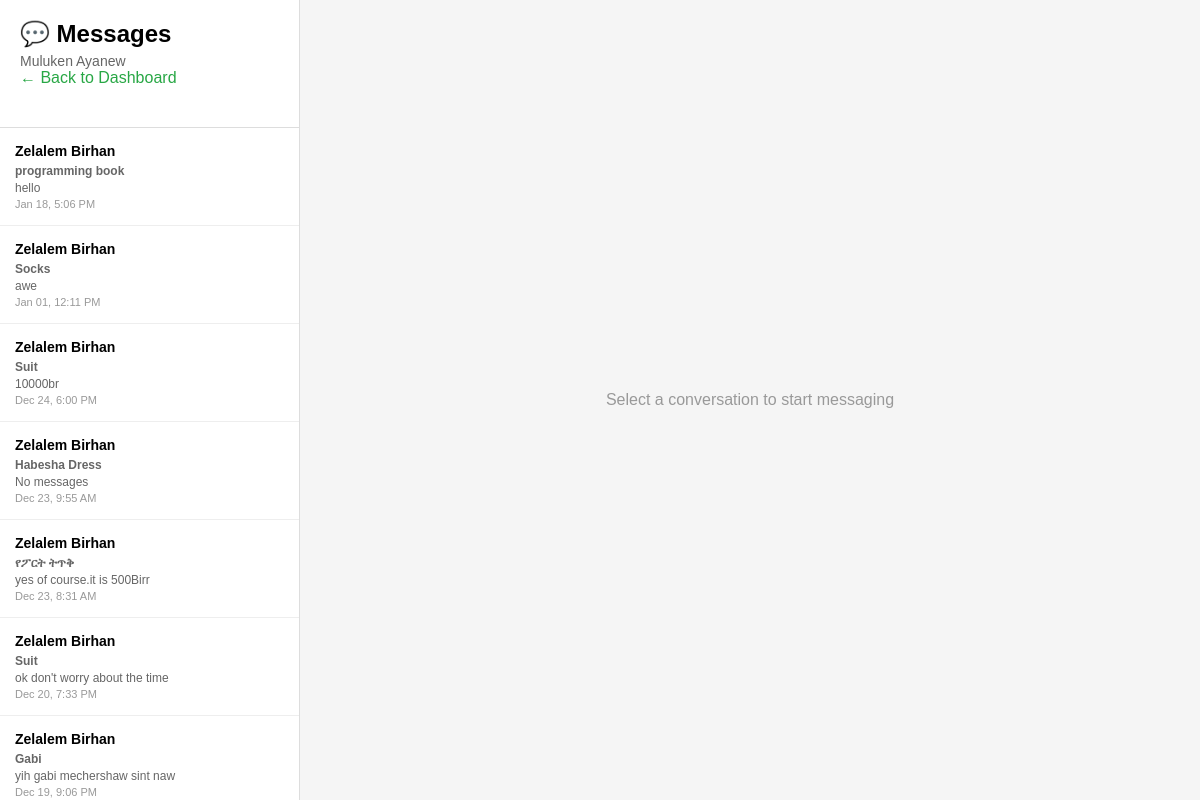
/seller/messages.php (signed in), run on the app's committed database.
### tables this page shows
CREATE TABLE `conversations` (
  `id` int(11) NOT NULL,
  `product_id` int(11) NOT NULL,
  `customer_id` int(11) NOT NULL,
  `seller_id` int(11) NOT NULL,
  `last_message_at` timestamp NULL DEFAULT NULL,
  `created_at` timestamp NOT NULL DEFAULT current_timestamp(),
  `updated_at` timestamp NOT NULL DEFAULT current_timestamp() ON UPDATE current_timestamp()
);

CREATE TABLE `users` (
  `id` int(11) NOT NULL,
  `email` varchar(255) NOT NULL,
  `password_hash` varchar(255) NOT NULL,
  `full_name` varchar(255) NOT NULL,
  `phone` varchar(20) DEFAULT NULL,
  `role` enum('customer','seller','admin') DEFAULT 'customer',
  `profile_picture` varchar(255) DEFAULT NULL,
  `bio` text DEFAULT NULL,
  `address` varchar(255) DEFAULT NULL,
  `city` varchar(100) DEFAULT NULL,
  `country` varchar(100) DEFAULT NULL,
  `postal_code` varchar(20) DEFAULT NULL,
  `is_verified` tinyint(1) DEFAULT 0,
  `is_active` tinyint(1) DEFAULT 1,
  `created_at` timestamp NOT NULL DEFAULT current_timestamp(),
  `updated_at` timestamp NOT NULL DEFAULT current_timestamp() ON UPDATE current_timestamp()
);

CREATE TABLE `products` (
  `id` int(11) NOT NULL,
  `seller_id` int(11) NOT NULL,
  `category_id` int(11) NOT NULL,
  `name` varchar(255) NOT NULL,
  `description` text DEFAULT NULL,
  `price` decimal(10,2) NOT NULL,
  `stock_quantity` int(11) DEFAULT 0,
  `image_url` varchar(255) DEFAULT NULL,
  `rating` decimal(3,2) DEFAULT 0.00,
  `review_count` int(11) DEFAULT 0,
  `is_active` tinyint(1) DEFAULT 1,
  `created_at` timestamp NOT NULL DEFAULT current_timestamp(),
  `updated_at` timestamp NOT NULL DEFAULT current_timestamp() ON UPDATE current_timestamp()
);

### seller/messages.php (the view, shortened to what this page needs)
<?php
$seller_id = $_SESSION['user_id'];
$conversation_id = isset($_GET['conversation_id']) ? intval($_GET['conversation_id']) : null;
$error = '';
try {
    $conn = Database::get_connection();
    $stmt = $conn->prepare("
        SELECT c.*, p.name as product_name, u.full_name as customer_name,
               COALESCE((SELECT message_text FROM messages WHERE conversation_id = c.id ORDER BY created_at DESC LIMIT 1), 'No messages') as last_message,
               COALESCE((SELECT created_at FROM messages WHERE conversation_id = c.id ORDER BY created_at DESC LIMIT 1), c.created_at) as last_message_time
        FROM conversations c
        JOIN products p ON c.product_id = p.id
        JOIN users u ON c.customer_id = u.id
        WHERE c.seller_id = ?
        ORDER BY last_message_time DESC
    ");
    $stmt->execute([$seller_id]);
    $conversations = $stmt->fetchAll(PDO::FETCH_ASSOC);
    $current_conversation = null;
    $messages = [];
} catch (Exception $e) {
    $error = 'Error loading conversations: ' . htmlspecialchars($e->getMessage());
    $conversations = [];
}
?>
<!DOCTYPE html>
<html>
<head>
</head>
<body>
    <div class="container">
        <div class="sidebar">
            <div class="header">
                <h1>💬 Messages</h1>
                <p><?php echo htmlspecialchars($_SESSION['user_name']); ?></p>
                <a href="dashboard.php" class="back-link">← Back to Dashboard</a>
            </div>
            <div class="conversation-list">
                <?php if (empty($conversations)): ?>
                    <div class="empty">No conversations yet</div>
                <?php else: ?>
                    <?php foreach ($conversations as $conv): ?>
                        <div class="conversation-item <?php echo $conversation_id == $conv['id'] ? 'active' : ''; ?>"
                             onclick="window.location.href='messages.php?conversation_id=<?php echo $conv['id']; ?>'">
                            <h3><?php echo htmlspecialchars($conv['customer_name']); ?></h3>
                            <p><strong><?php echo htmlspecialchars($conv['product_name']); ?></strong></p>
                            <p><?php echo htmlspecialchars(substr($conv['last_message'] ?? 'No messages', 0, 50)); ?></p>
                            <div class="time"><?php echo $conv['last_message_time'] ? date('M d, g:i A', strtotime($conv['last_message_time'])) : 'No messages'; ?></div>
                        </div>
                    <?php endforeach; ?>
                <?php endif; ?>
            </div>
        </div>
        <div class="main">
            <?php if ($current_conversation): ?>
                <div class="header">
                    <h1>💬 Chat with <?php echo htmlspecialchars($current_conversation['customer_name']); ?></h1>
                    <p><strong><?php echo htmlspecialchars($current_conversation['product_name']); ?></strong></p>
                </div>
                <div class="messages">
                    <?php if (empty($messages)): ?>
                        <div class="empty">No messages yet</div>
                    <?php else: ?>
                        <?php foreach ($messages as $msg): ?>
                            <div class="message <?php echo $msg['sender_id'] == $seller_id ? 'sent' : 'received'; ?>">
                                <div><?php echo htmlspecialchars($msg['message_text']); ?></div>
                                <div class="message-time"><?php echo date('g:i A', strtotime($msg['created_at'])); ?></div>
                            </div>
                        <?php endforeach; ?>
                    <?php endif; ?>
                </div>
                <form method="POST" class="input-area">
                    <?php if ($error): ?>
                        <div class="error"><?php echo $error; ?></div>
                    <?php endif; ?>
                    <input type="text" name="message" placeholder="Type message..." required autofocus>
                    <button type="submit">Send</button>
                </form>
            <?php else: ?>
                <div class="no-conversation">
                    <p>Select a conversation to start messaging</p>
                </div>
            <?php endif; ?>
        </div>
    </div>
</body>
</html>

### seller/messages.php (style rules this page uses)
* { margin: 0; padding: 0; box-sizing: border-box; }
body { font-family: Arial, sans-serif; background: #f5f5f5; }
.container { display: flex; height: 100vh; }
.sidebar { width: 300px; background: white; border-right: 1px solid #ddd; overflow-y: auto; }
.main { flex: 1; display: flex; flex-direction: column; }
.header { background: white; padding: 20px; border-bottom: 1px solid #ddd; }
.header h1 { font-size: 24px; margin-bottom: 5px; }
.header p { color: #666; font-size: 14px; }
.conversation-list { padding: 0; }
.conversation-item { padding: 15px; border-bottom: 1px solid #eee; cursor: pointer; transition: background 0.2s; }
.conversation-item h3 { font-size: 14px; margin-bottom: 5px; }
.conversation-item p { font-size: 12px; color: #666; margin-bottom: 3px; }
.conversation-item .time { font-size: 11px; color: #999; }
.no-conversation { display: flex; align-items: center; justify-content: center; height: 100%; color: #999; }
.back-link { display: inline-block; margin-bottom: 20px; color: #28a745; text-decoration: none; }

### data on the page
conversations: customer.full_name "Zelalem Birhan", product.name "programming book", last_message "hello", last_message_time "Jan 18, 5:06 PM"
conversations: customer.full_name "Zelalem Birhan", product.name "Socks", last_message "awe", last_message_time "Jan 01, 12:11 PM"
conversations: customer.full_name "Zelalem Birhan", product.name "Suit", last_message "10000br", last_message_time "Dec 24, 6:00 PM"
conversations: customer.full_name "Zelalem Birhan", product.name "Habesha Dress", last_message "No messages", last_message_time "Dec 23, 9:55 AM"
conversations: customer.full_name "Zelalem Birhan", product.name "የፖርት ትጥቅ", last_message "yes of course.it is 500Birr", last_message_time "Dec 23, 8:31 AM"
conversations: customer.full_name "Zelalem Birhan", product.name "Suit", last_message "ok don't worry about the time", last_message_time "Dec 20, 7:33 PM"
conversations: customer.full_name "Zelalem Birhan", product.name "Gabi", last_message "yih gabi mechershaw sint naw", last_message_time "Dec 19, 9:06 PM"

### other printed values
$_SESSION['user_name'] "Muluken Ayanew"
